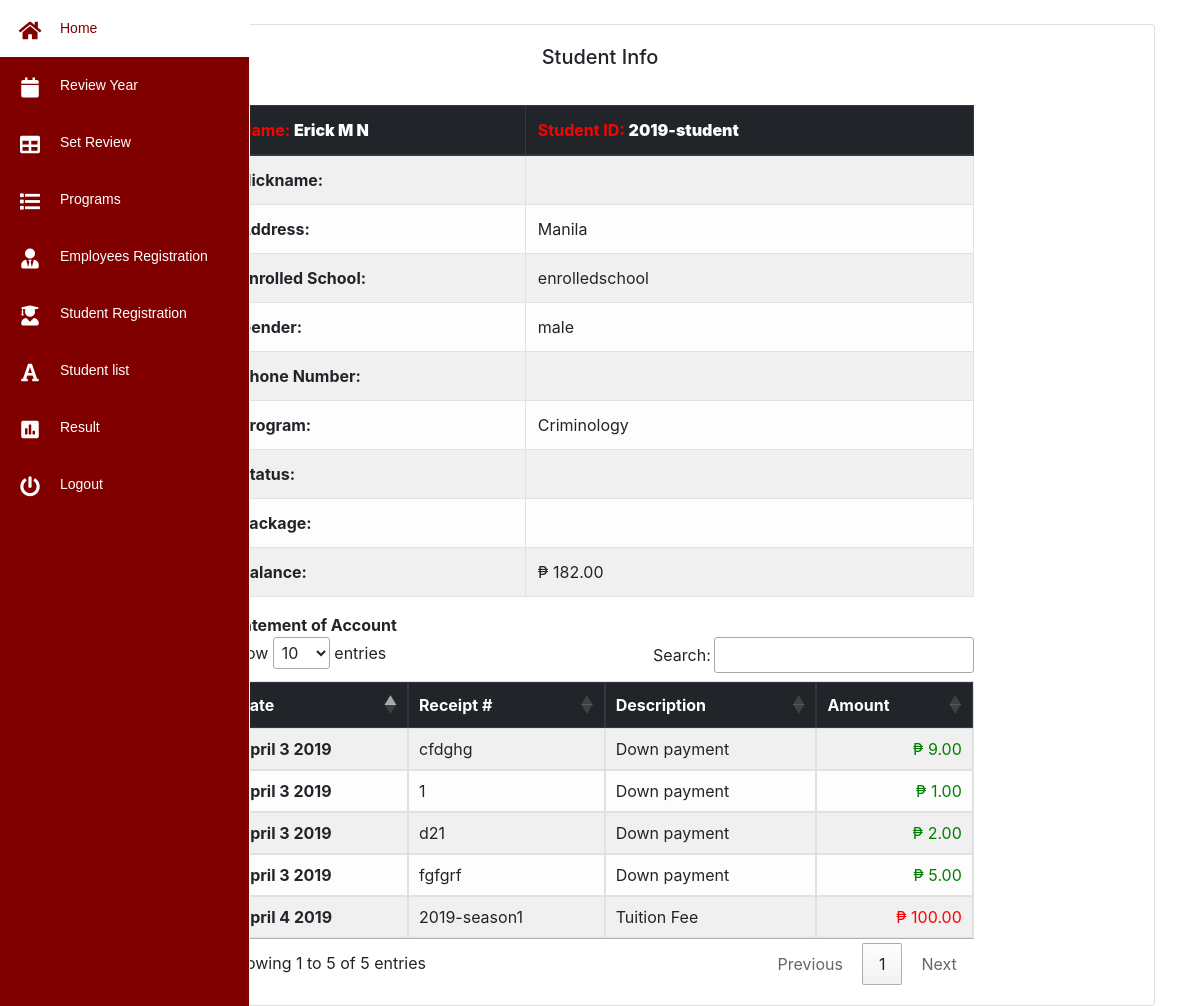
Screenshot of /admin/studentinfo.php?id=2019-student (signed in) with the database file from the repository.
### tables this page shows
CREATE TABLE `studenttbl` (
  `stud_id` int(11) NOT NULL,
  `student_number` varchar(255) NOT NULL,
  `FirstName` varchar(255) NOT NULL,
  `MiddleName` varchar(255) NOT NULL,
  `LastName` varchar(255) NOT NULL,
  `Suffix` varchar(255) NOT NULL,
  `Nickname` varchar(255) NOT NULL,
  `Address` varchar(255) NOT NULL,
  `EnrolledSchool` varchar(255) NOT NULL,
  `Program` varchar(225) NOT NULL,
  `Status` varchar(255) NOT NULL,
  `Package` varchar(255) NOT NULL,
  `Gender` varchar(255) NOT NULL,
  `ContactNumber` varchar(255) NOT NULL,
  `GuardianName` varchar(255) NOT NULL,
  `GContactNumber` varchar(255) NOT NULL,
  `Relationship` varchar(255) NOT NULL,
  `Password` varchar(255) NOT NULL,
  `balance` decimal(10,2) NOT NULL
);

CREATE TABLE `enrolltbl` (
  `enroll_id` int(11) NOT NULL,
  `enroll_date` varchar(255) NOT NULL,
  `datee` date NOT NULL,
  `student_number` varchar(255) NOT NULL,
  `program` varchar(225) NOT NULL,
  `block_id` varchar(255) NOT NULL,
  `tuition` decimal(10,2) NOT NULL
);

CREATE TABLE `transactiontbl` (
  `trans_id` int(11) NOT NULL,
  `stud_id` varchar(225) NOT NULL,
  `description` varchar(255) NOT NULL,
  `receipt` varchar(225) NOT NULL,
  `amount` decimal(10,2) NOT NULL,
  `trans_date` date NOT NULL
);

### admin/studentinfo.php (the view, shortened to what this page needs)
<!DOCTYPE html>
<html>
<head>
</head>
<body>
  <?php
  include ("php/nav.php");
  if ($_GET) {
    $id = $_GET['id'];
$q1 ="select concat(`FirstName`,' ',`MiddleName`,' ',`LastName`,' ',Suffix) as 'Name' from studenttbl where student_number	='$id'";
$r1 = mysqli_query($conn,$q1);
$d1 =$r1->fetch_assoc();
$q2 ="select * from studenttbl where student_number ='$id'";
$r2 = mysqli_query($conn,$q2);
$d2 =$r2->fetch_assoc();
}
  ?>
 <link rel="stylesheet" type="text/css" href="https://cdn.datatables.net/1.10.19/css/jquery.dataTables.css">
<div class="container">
  	<br>
<div class="card-deck" >
  <div class="card">
    <div class="card-body">
     <center> <h5 class="card-title">Student Info</h5></center><br>
 <div class=" table-sorting table-responsive-sm mx-auto " style="width:70%">
                   <table class="table table-striped table-bordered table-light">
                    <thead class="thead-dark">
    <tr>
      <th scope="col"  style="width:40%"><span style="color:red">Name:</span> <b><?php echo $d1['Name'];?></b></th>
      <th scope="col"><span style="color:red">Student ID:</span> <b> <?php echo $d2["student_number"]; ?></b></th>
    </tr>
  </thead>
  <tbody>
    <tr>
      <th scope="row">Nickname: </th>
      <td><?php echo $d2["Nickname"]; ?></td>
    </tr>
    <tr>
      <th scope="row">Address: </th>
      <td><?php echo $d2["Address"]; ?></td>
    </tr>
    <tr>
      <th scope="row">Enrolled School: </th>
      <td> <?php echo $d2["EnrolledSchool"]; ?></td>
    </tr>
    <tr>
      <th scope="row">Gender:</th>
      <td><?php echo $d2["Gender"]; ?></td>
    </tr>
     <tr>
      <th scope="row">Phone Number: </th>
      <td><?php echo $d2["TelPhone"]; ?></td>
    </tr>
     <tr>
      <th scope="row">Program:</th>
      <td><?php echo $d2["Program"]; ?></td>
    </tr>
    <tr>
      <th scope="row">Status: </th>
      <td><?php echo $d2["Status"]; ?></td>
    </tr>
    <tr>
      <th scope="row">Package: </th>
      <td><?php echo $d2["Package"]; ?></td>
    </tr>
    <tr>
      <th scope="row">Balance:</th>
      <td>₱ <?php echo $d2["balance"]; ?></td>
    </tr>
  </tbody>
</table>
</div>
 <div class=" table-sorting table-responsive-sm mx-auto " style="width:70%">
  <b>Statement of Account</b>
                   <table class="table table-striped table-bordered table-light"  id="tSortable22">
                    <thead class="thead-dark">
    <tr>
      <th >Date<b></b></th>
      <th> Receipt #</b></th>
      <th> Description</b></th>
      <th>Amount</b></th>
    </tr>
  </thead>
  <tbody>
  <tr>
<?php
$query1= "SELECT * FROM enrolltbl WHERE student_number='$id'";
$result1= mysqli_query($conn,$query1);
while($row1 = mysqli_fetch_array($result1)){
?>
      <th><?php echo date('F j Y',strtotime( $row1["datee"]));?></th>
      <td><?php echo $row1["enroll_date"];?></td>
      <td>Tuition Fee</td>
      <td align="right" style="color:red">₱ <?php echo $row1["tuition"]; ?></td>
    </tr>
<?php
}
?>
    <tr>
<?php
$query= "SELECT * FROM transactiontbl WHERE stud_id='$id'";
$result= mysqli_query($conn,$query);
while($row = mysqli_fetch_array($result)){
?>
      <th><?php echo date('F j Y',strtotime( $row["trans_date"]));?></th>
      <td><?php echo $row["receipt"]; ?></td>
      <td><?php echo $row["description"]; ?></td>
      <td align="right" style="color:green">₱ <?php echo $row["amount"]; ?></td>
    </tr>
<?php
}
?>
  </tbody>
</table>
</body>
</html>

### admin/admin_sidemenu.css (style rules this page uses)
.body, html { height: 100% }

### rows the page displays
studenttbl: student_number "2019-student", Address "Manila", EnrolledSchool "enrolledschool", Gender "male", Program "Criminology", balance "182.00"
enrolltbl: datee "April 4 2019", enroll_date "2019-season1", tuition "100.00"
transactiontbl: trans_date "April 3 2019", receipt "cfdghg", description "Down payment", amount "9.00"
transactiontbl: trans_date "April 3 2019", receipt "1", description "Down payment", amount "1.00"
transactiontbl: trans_date "April 3 2019", receipt "d21", description "Down payment", amount "2.00"
transactiontbl: trans_date "April 3 2019", receipt "fgfgrf", description "Down payment", amount "5.00"

### other values shown
$d1['Name'] "Erick M N"
